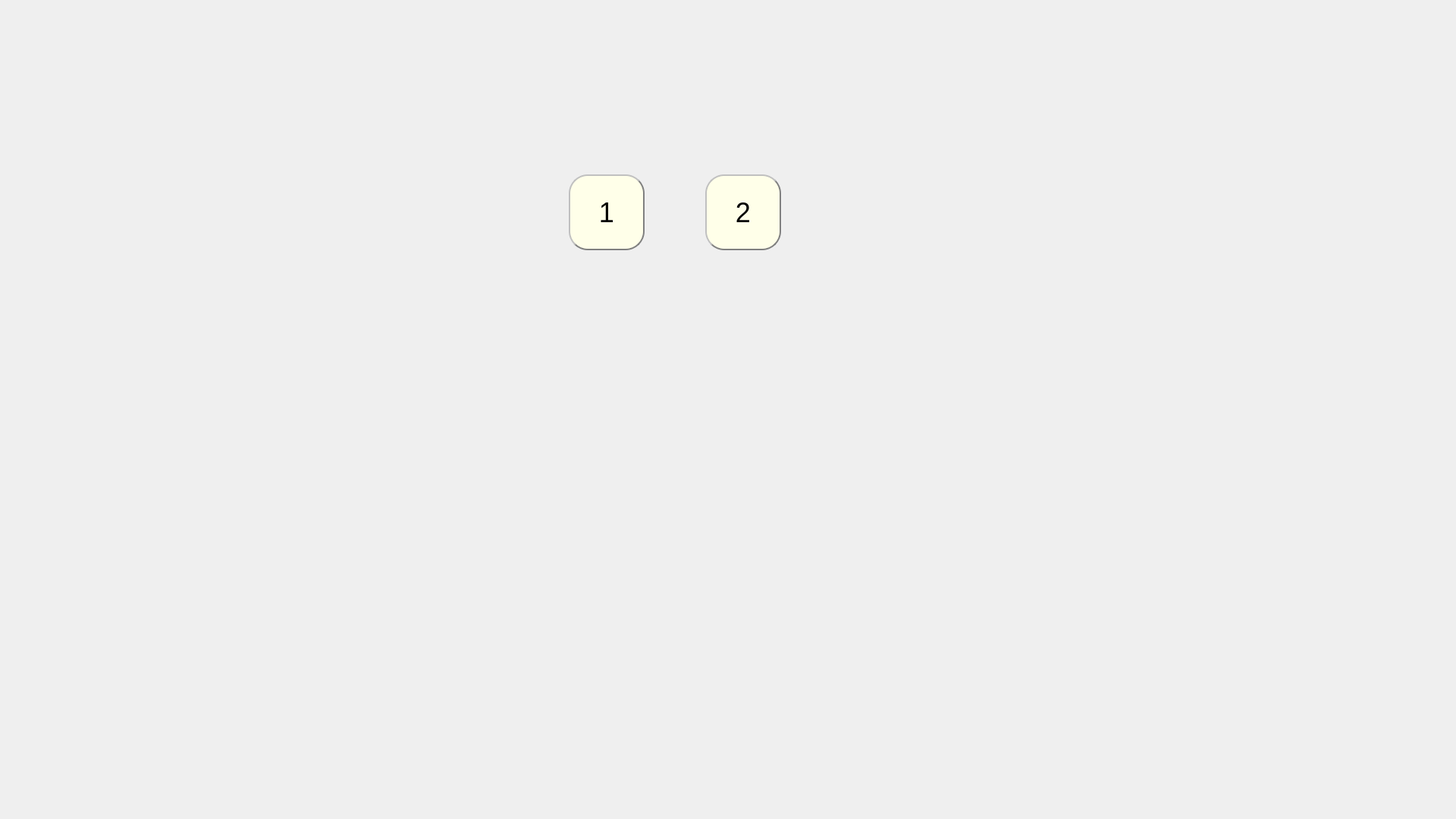
<?xml version="1.0" encoding="UTF-8"?>
<ui version="4.0">
 <class>choose</class>
 <widget class="QWidget" name="choose">
  <property name="geometry">
   <rect>
    <x>0</x>
    <y>0</y>
    <width>1920</width>
    <height>1080</height>
   </rect>
  </property>
  <property name="windowTitle">
   <string>Form</string>
  </property>
  <widget class="QPushButton" name="btn1">
   <property name="geometry">
    <rect>
     <x>750</x>
     <y>230</y>
     <width>100</width>
     <height>100</height>
    </rect>
   </property>
   <property name="styleSheet">
    <string notr="true">QPushButton
{
	font:9pt &quot;Forte&quot;;
	background-color:rgb(255,255,233);
	border-radius:25px;
	border:2px groove gray;
	border-style:outset;
	font-size:36px
}
QPushButton:hover
{
	background-color:rgb(255,246,178);
}
QPushButton:press
{
	background-color:rgb(255,228,128);
}</string>
   </property>
   <property name="text">
    <string>1</string>
   </property>
  </widget>
  <widget class="QPushButton" name="btn2">
   <property name="geometry">
    <rect>
     <x>930</x>
     <y>230</y>
     <width>100</width>
     <height>100</height>
    </rect>
   </property>
   <property name="styleSheet">
    <string notr="true">QPushButton
{
	font:9pt &quot;Forte&quot;;
	background-color:rgb(255,255,233);
	border-radius:25px;
	border:2px groove gray;
	border-style:outset;
	font-size:36px
}
QPushButton:hover
{
	background-color:rgb(255,246,178);
}
QPushButton:press
{
	background-color:rgb(255,228,128);
}</string>
   </property>
   <property name="text">
    <string>2</string>
   </property>
  </widget>
 </widget>
 <resources/>
 <connections/>
</ui>
